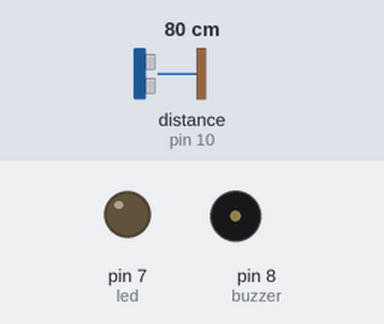
The sketch below on a simulated Arduino Uno, built with avr-gcc and run on an emulated ATmega328P. Parts: output pins drawn as LEDs (lit = HIGH), buzzer (waves = sounding, pin HIGH). Wiring (inferred from the names in the program): ultrasonic range finder: trigger pin 9; echo pin 10. The test bench sets the inputs (shaded band); at power-on: distance to the obstacle (sensor on pin 10) 80 cm. The echo pulse lasts 58.3 µs per cm; pins used as bus, display or sensor lines are not drawn.

Above: at 1.2 s.
1.3 s: distance to the obstacle (sensor on pin 10) set to 23 cm
2.8 s: distance to the obstacle (sensor on pin 10) set to 18 cm
At 3.8 s:
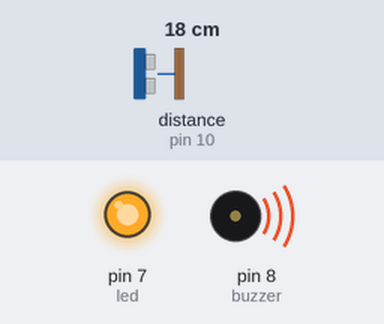
4.3 s: distance to the obstacle (sensor on pin 10) set to 35 cm
At 5.5 s:
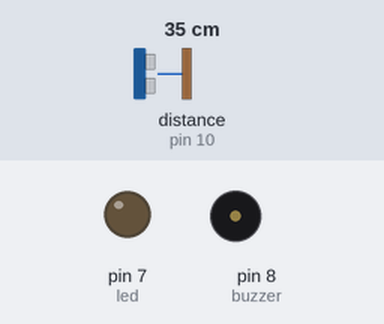
5.9 s: distance to the obstacle (sensor on pin 10) set to 2 cm
At 7.4 s:
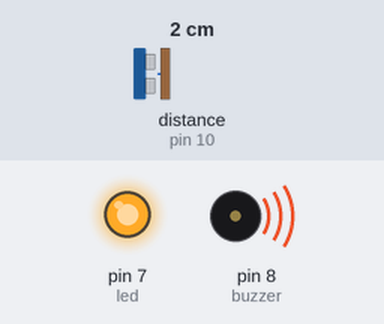
Timing chart, 0 to 8.5 s (numbered marks = the images above; inputs shaded):
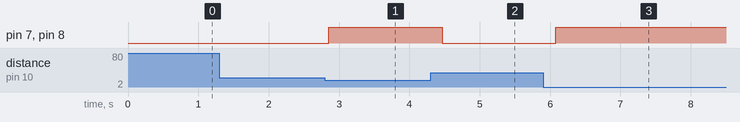

The sketch:

Obstacle_Detection.ino
```cpp
#define trigPin 9
#define echoPin 10
#define led 7
#define buzzer 8

long duration;
int distance;

void setup() {
  pinMode(trigPin, OUTPUT);
  pinMode(echoPin, INPUT);
  pinMode(led, OUTPUT);
  pinMode(buzzer, OUTPUT);
  Serial.begin(9600);
}

void loop() {

  digitalWrite(trigPin, LOW);
  delayMicroseconds(2);

  digitalWrite(trigPin, HIGH);
  delayMicroseconds(10);
  digitalWrite(trigPin, LOW);

  duration = pulseIn(echoPin, HIGH);

  distance = duration * 0.034 / 2;

  if(distance < 20)
  {
    digitalWrite(led, HIGH);
    digitalWrite(buzzer, HIGH);
  }
  else
  {
    digitalWrite(led, LOW);
    digitalWrite(buzzer, LOW);
  }

  delay(200);
}
```

Measured:
- the behaviour switches between 21 and 20 cm on distance to the obstacle (sensor on pin 10) (found by bisection; images 0 and 1)
- after the input at 1.3 s, every drawn part: stays the same
- after the input at 2.8 s, pin 7 (led), pin 8 (buzzer): LOW → HIGH after 0.05 s
- after the input at 4.3 s, pin 7 (led), pin 8 (buzzer): HIGH → LOW after 0.16 s
- after the input at 5.9 s, pin 7 (led), pin 8 (buzzer): LOW → HIGH after 0.18 s
